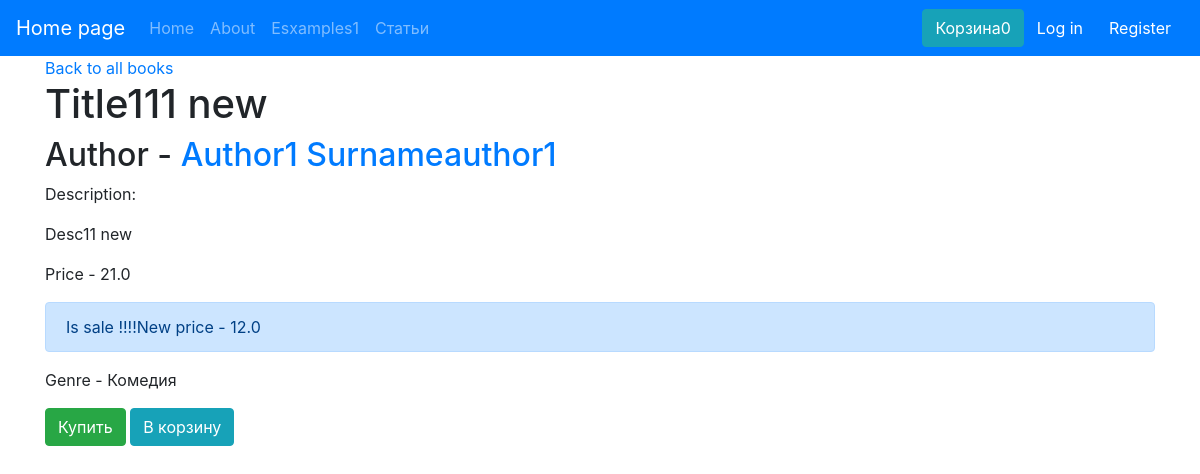
Screenshot of /book-detail/1/ with the database file from the repository.
### testlesson/models.py (models this page shows, shortened)
class Book(models.Model):
    GENRE_CHOISE = (
        ('comedy', 'Комедия'),
        ('trag', 'Боевик'),
        ('melodrama', 'Драма'),
        ('futur', 'Фанатаска'),
    )
    author = models.ForeignKey(Author, on_delete=models.CASCADE, default='', null=True)
    title = models.CharField(max_length=120)
    description = models.TextField(max_length=1000)
    price = models.FloatField()
    is_sale = models.BooleanField(default=False)
    new_price = models.FloatField(blank=True,null=True)
    genre = models.CharField(choices=GENRE_CHOISE,max_length=100)

class Author (models.Model):
    name = models.CharField(max_length=35,verbose_name='Имя автора')
    surname = models.CharField(max_length=35,verbose_name='Фамилия ')
    date_birth = models.DateField(verbose_name='Дата рождения')
    date_dead = models.DateField(verbose_name='Дата смерти',blank=True,null=True)
    bio = models.TextField(max_length=5000,verbose_name='Био автора')
    def front_name(self):
        return f'{self.name.capitalize()} {self.surname.capitalize()}'

### testlesson/views.py (the view)
# urls.py: path('book-detail/<int:book_id>/' , book_detail),
def book_detail(request, book_id):
    ctx = {}
    current_book = Book.objects.get(id=book_id)
    ctx['book'] = current_book
    return render(request ,'testlesson/book_detail.html',ctx)

### templates/testlesson/book_detail.html
{% extends 'index.html' %}
{% block content %}
    <a href="/ ">Back to all books</a>
    <h1>{{ book.title }}</h1>
    <h2>Author -
        <a href="/author-detail/{{ book.author.id }}/">{{ book.author.front_name }}
    </a>
    </h2>
    <div>
        <p>Description:</p>
        <p>{{ book.description }}</p>
        <p>Price - {{ book.price }}</p>
        {% if book.is_sale  %}
            <div class="alert alert-primary" role="alert">
  Is sale !!!!New price - {{ book.new_price }}
</div>
        {% else %}
        <p style="color: black">Not for sale!!</p>
        {% endif %}
        <p>Genre - {{ book.get_genre_display}}</p>
    <a class="btn btn-success">Купить</a>
    <a href="{% url 'client_app:add_to_session' pk=book.id %}" class="btn btn-info">В корзину</a>
    </div>
{%  endblock %}

### rows the page displays
Book: title "Title111 new", author.front_name "Author1 Surnameauthor1", description "Desc11 new", price "21.0", new_price "12.0", genre "Комедия"

### other values shown
{{ request.session.books_bucket | length }} "0"
